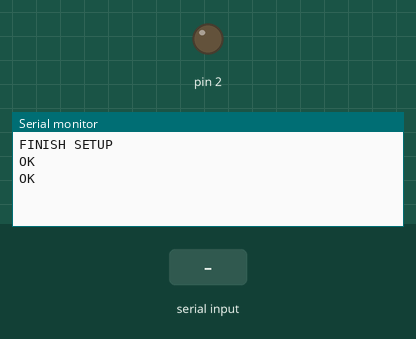
This sketch was run on a simulated Arduino Uno, built with avr-gcc and run on an emulated ATmega328P. On the bench: output pins drawn as LEDs (lit = HIGH), the last lines printed to the serial monitor. The test bench sets the inputs (shaded band). The modem accepts every AT command (registered, SIM ready, sends succeed) and sends nothing else.

Above: at 7.4 s.
7.5 s: "+CMT" received over the second serial link
At 8.7 s:
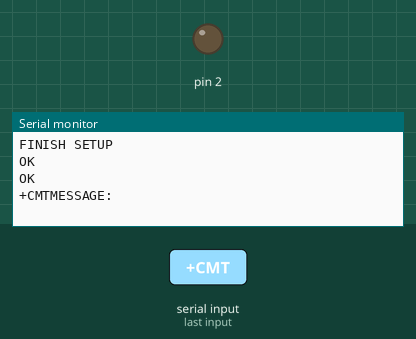
9.0 s: "open" received over the second serial link
At 9.8 s:
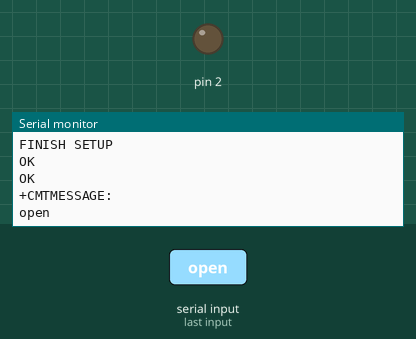
10.5 s: "close" received over the second serial link
At 11.0 s:
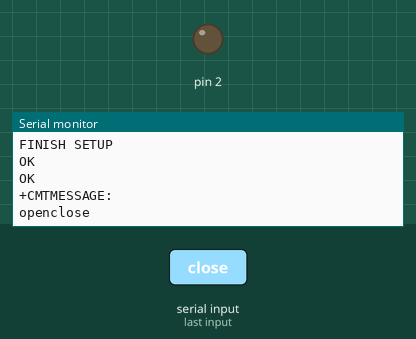

The sketch:

gsmtext.ino
```cpp
#include <SoftwareSerial.h>
SoftwareSerial SIM900(7, 8);

char incoming_char=0;
char x = 0;
String test = "", tmp = "";

void setup()
{
  pinMode(2, OUTPUT);

  delay(1000);
  Serial.begin(19200); // for serial monitor
  while(!Serial);
  SIM900.begin(19200); // for GSM shield
  while(!SIM900);
  //SIM900power();  // turn on shield
  delay(5000);  // give time to log on to network.

  SIM900.print("AT+CMGF=1\r");  // set SMS mode to text
  delay(100);
  SIM900.print("AT+CNMI=2,2,0,0,0\r");
  // blurt out contents of new SMS upon receipt to the GSM shield's serial out
  delay(100);
  Serial.println("FINISH SETUP");
}

void SIM900power()
// software equivalent of pressing the GSM shield "power" button
{
  digitalWrite(9, HIGH);
  delay(1000);
  digitalWrite(9, LOW);
  delay(7000);
}

void sendSMS(String message)
{
  SIM900.println("AT + CMGS = \"+639262543854\"");                                     // recipient's mobile number, in international format
  delay(100);
  SIM900.println(message);        // message to send
  delay(100);
  SIM900.println((char)26);                       // End AT command with a ^Z, ASCII code 26
  delay(100);
  SIM900.println();
  delay(5000);                                     // give module time to send SMS                                  // turn off module
}

void lightOn(){
	digitalWrite(2, HIGH);
}
void lightOff(){
	digitalWrite(2, LOW);
}

void loop()
{
  // Now we simply display any text that the GSM shield sends out on the serial monitor
  while(SIM900.available() > 0)
  {
    incoming_char=SIM900.read(); //Get the character from the cellular serial port.
	test += incoming_char;
    Serial.print(incoming_char); //Print the incoming character to the terminal.
	x = 1;
  }
  tmp = test;
  if(x == 1){
	tmp.trim();
	tmp = tmp.substring(0,4);
	x = 0;
  }

  if(tmp.substring(0,4)== "+CMT"){
		test = test.substring(56);
		test.trim();
		//sendSMS(test);
		Serial.println("MESSAGE: " + test);
		if(test == "open"){
			lightOn();
		}else if(test == "close"){
			lightOff();
		}
	}
	test = "";
}
```

Measured:
- after the input at 7.5 s, the serial monitor: prints a new line at once (image 1)
- after the input at 9.0 s, the serial monitor: prints a new line at once (image 2)
- after the input at 10.5 s, the serial monitor: prints a new line at once (image 3)
